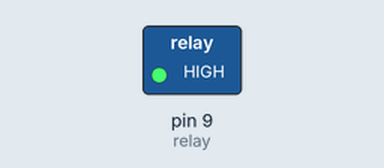
A sketch run on a simulated Arduino Uno, built with avr-gcc and run on an emulated ATmega328P. On the bench: switched loads named in the sketch (green lamp = pin HIGH). Dashed ring = blinking.

Above: at 0.5 s.
Timing chart, 0 to 4.6 s (numbered marks = the images above):
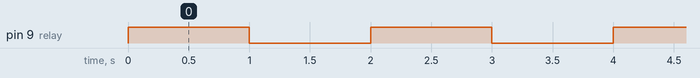

The sketch:

EB_Relay.ino
```cpp
/*
  EB - Relay demo code

  Turns on an Relay for one second, then off for one second, repeatedly.

  http://makerstudio.cc
 */
// connect Relay to arduino pin 9
const int relay = 9;
// the setup routine runs once when you press reset:
void setup() {
  // initialize the digital pin as an output.
  pinMode(relay, OUTPUT);
}
// the loop routine runs over and over again forever:
void loop() {
  digitalWrite(relay, HIGH);   // turn the Relay on (HIGH is the voltage level)
  delay(1000);               // wait for a second
  digitalWrite(relay, LOW);    // turn the Relay off by making the voltage LOW
  delay(1000);               // wait for a second
}
```

Measured:
- by itself, pin 9 (relay): alternates HIGH for 1.0 s and LOW for 1.0 s
